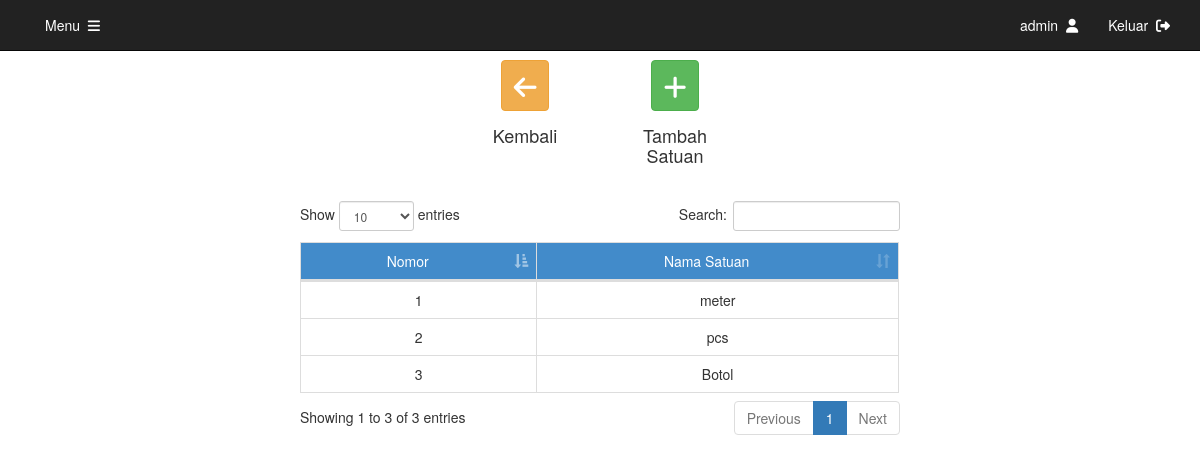
The page /satuan.php (signed in) on the database as committed earlier.
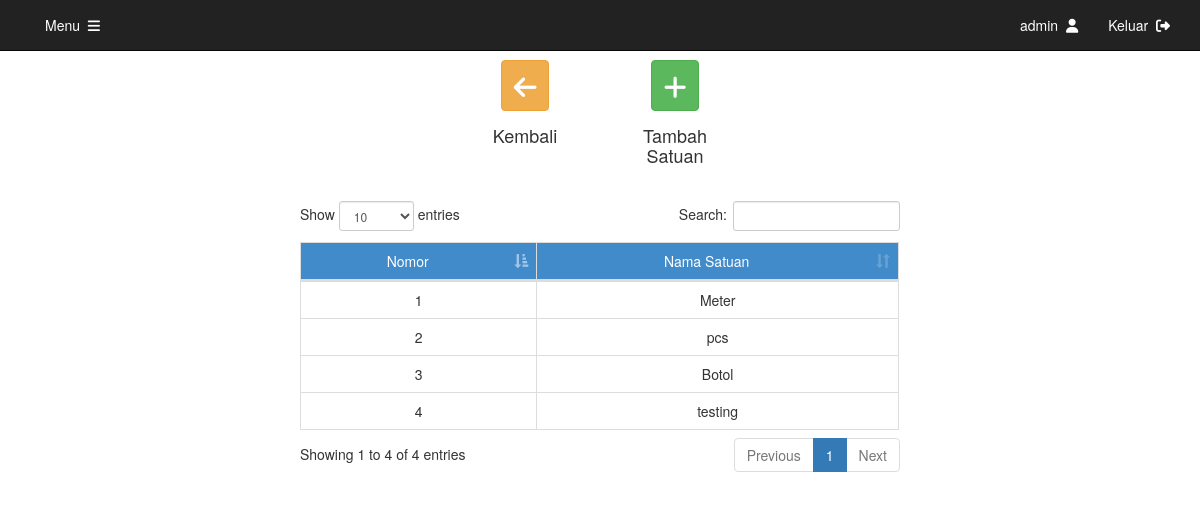
The same page on the database as committed later.
### tables this page shows
CREATE TABLE `satuan` (
  `id` int(11) NOT NULL,
  `nama` varchar(255) NOT NULL
);

### satuan.php (the view, shortened to what this page needs)
<?php
include 'connectdb.php';
?>
<!DOCTYPE html>
<html lang="en">
  <head>
    <link rel="stylesheet" type="text/css" href="css/bootstrap.min.css" />
    <link rel="stylesheet" href="css/jquery-ui-1.10.3.custom.min.css" />
    <link rel="stylesheet" type="text/css" href="css/datatables.bootstrap.min.css" />
    <link href="fa/css/all.css" rel="stylesheet">
  </head>
  <body>
    <nav class="navbar navbar-inverse navbar-fixed-top">
      <div class="container">
        <div id="navbar" class="collapse navbar-collapse">
          <ul class="nav navbar-nav">
            <?php
            if ($_SESSION['user'] == "admin")
            {
              echo '
              <li><a style="color: white;" href="home.php">Menu &nbsp;<i class="fas fa-bars"></i></a></li>';
            }
            ?>
          </ul>
          <ul class="nav navbar-nav navbar-right">
            <li><a style="color: white;"><?php echo $_SESSION['user']; ?> &nbsp;<i class="fas fa-user"></i></a></li>
            <li><a style="color: white;" href="destroy.php">Keluar &nbsp;<i class="fas fa-sign-out-alt"></i></a></li>
          </ul>
        </div>
      </div>
    </nav>
    <div class="container" role="main" style="margin-top: 60px; width: 50%;">
      <div class="row">
        <div class="col-md-3">
        </div>
        <div class="col-md-3">
          <center>
            <div class="form-group">
              <a href="stok.php"><button class="btn btn-warning" data-toggle="modal" data-target="#add" style="font-size: 26px;padding: 0px,0px,5px,5px;"><i class="fas fa-arrow-left"></i></button></a>
            </div>
            <div class="form-group">
              <h4>Kembali</h4>
            </div>
          </center>
        </div>
        <div class="col-md-3">
          <center>
            <div class="form-group">
              <button class="btn btn-success" data-toggle="modal" data-target="#add" style="font-size: 26px;padding: 0px,0px,5px,5px;"><i class="fas fa-plus"></i></button>
            </div>
            <div class="form-group">
              <h4>Tambah Satuan</h4>
            </div>
          </center>
        </div>
        <div class="col-md-3">
        </div>
      </div>
      <br>
      <div class="row">
        <div class="table-responsive">
          <table class="table table-bordered table-hover" id="stok">
            <thead>
              <td class="text-center" style="background-color:#428BCA;color:#FFF">Nomor</td>
              <td class="text-center" style="background-color:#428BCA;color:#FFF">Nama Satuan</td>
            </thead>
            <?php
            $query = "SELECT * FROM satuan ORDER BY id ASC";
            $result = mysqli_query($con, $query);
            while($row = mysqli_fetch_array($result))
            {
              echo '
              <tr data-toggle="modal" data-target="#edit" data-id="'.$row["id"].'" data-nama="'.$row["nama"].'" style="cursor:pointer;">
              <td class="text-center">'.$row["id"].'</td>
              <td class="text-center">'.$row["nama"].'</td>
              </tr>';
            }
            ?>
          </table>
        </div>
      </div>
    </div>
  </body>
</html>

Rows that differ between the two databases and show on the page:
changed satuan id 1: nama "meter" → "Meter"
added satuan: id "4", nama "testing"
Other text that changed with them:
text written by a page script: "Show entries Search: Showing 1 to 3 of 3 entries Previous 1 Next" → "Show entries Search: Showing 1 to 4 of 4 entries Previous 1 Next"
